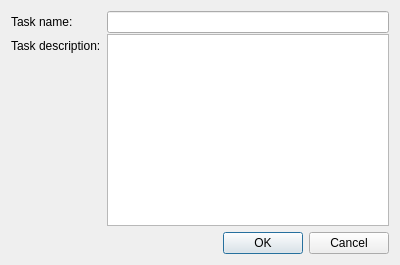
<?xml version="1.0" encoding="UTF-8"?>
<ui version="4.0">
 <class>Dialog</class>
 <widget class="QDialog" name="Dialog">
  <property name="geometry">
   <rect>
    <x>0</x>
    <y>0</y>
    <width>400</width>
    <height>265</height>
   </rect>
  </property>
  <property name="windowTitle">
   <string>Add Task</string>
  </property>
  <layout class="QVBoxLayout" name="verticalLayout">
   <item>
    <layout class="QFormLayout" name="formLayout">
     <property name="verticalSpacing">
      <number>1</number>
     </property>
     <item row="0" column="0">
      <widget class="QLabel" name="label">
       <property name="text">
        <string>Task name:</string>
       </property>
      </widget>
     </item>
     <item row="0" column="1">
      <widget class="QLineEdit" name="taskName"/>
     </item>
     <item row="1" column="0">
      <widget class="QLabel" name="label_2">
       <property name="text">
        <string>Task description:</string>
       </property>
      </widget>
     </item>
     <item row="1" column="1">
      <widget class="QTextEdit" name="taskDescription"/>
     </item>
    </layout>
   </item>
   <item>
    <widget class="QDialogButtonBox" name="buttonBox">
     <property name="orientation">
      <enum>Qt::Horizontal</enum>
     </property>
     <property name="standardButtons">
      <set>QDialogButtonBox::Cancel|QDialogButtonBox::Ok</set>
     </property>
    </widget>
   </item>
  </layout>
 </widget>
 <resources/>
 <connections>
  <connection>
   <sender>buttonBox</sender>
   <signal>accepted()</signal>
   <receiver>Dialog</receiver>
   <slot>accept()</slot>
   <hints>
    <hint type="sourcelabel">
     <x>248</x>
     <y>254</y>
    </hint>
    <hint type="destinationlabel">
     <x>157</x>
     <y>274</y>
    </hint>
   </hints>
  </connection>
  <connection>
   <sender>buttonBox</sender>
   <signal>rejected()</signal>
   <receiver>Dialog</receiver>
   <slot>reject()</slot>
   <hints>
    <hint type="sourcelabel">
     <x>316</x>
     <y>260</y>
    </hint>
    <hint type="destinationlabel">
     <x>286</x>
     <y>274</y>
    </hint>
   </hints>
  </connection>
 </connections>
</ui>
